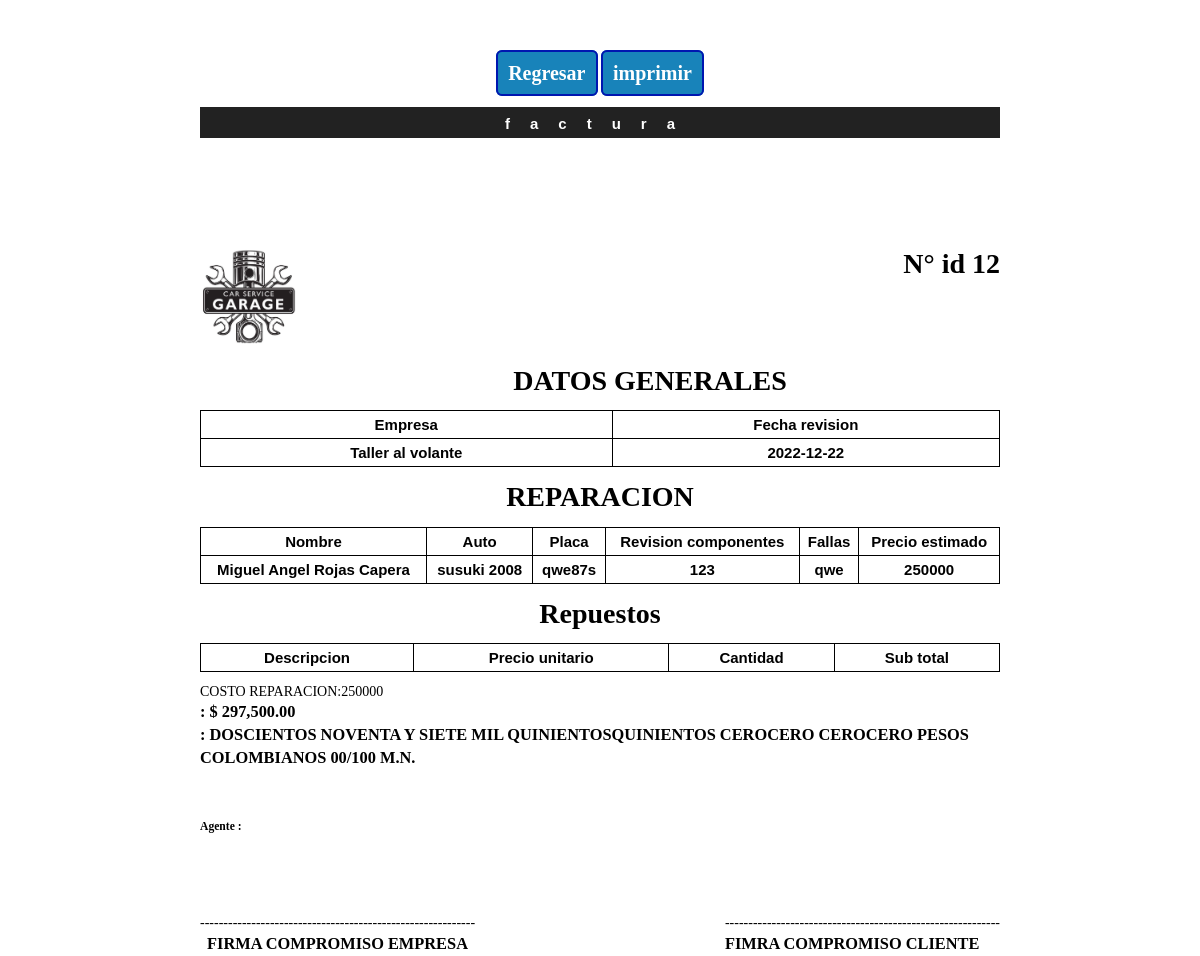
/pagina/boletas_ventas/generar_factura.php?id_reparacion=12, run on the app's committed database.
### tables this page shows
CREATE TABLE `empresa` (
  `id_empresa` int(100) NOT NULL,
  `empresa` varchar(200) NOT NULL,
  `ruc` varchar(100) NOT NULL,
  `direccion` varchar(200) NOT NULL,
  `telefono` varchar(100) NOT NULL,
  `descripcion` varchar(2000) NOT NULL,
  `imagen` varchar(2000) NOT NULL,
  `correo` varchar(200) NOT NULL,
  `simbolo_moneda` varchar(200) NOT NULL,
  `impuesto` float NOT NULL,
  `tipo_moneda` varchar(200) NOT NULL
);

CREATE TABLE `reparacion` (
  `id_reparacion` int(200) NOT NULL,
  `id_marca` int(200) NOT NULL,
  `id_modelo` int(200) NOT NULL,
  `id_usuario` int(200) NOT NULL,
  `placa` varchar(200) NOT NULL,
  `codigo_registro` varchar(200) NOT NULL,
  `fallas` varchar(8000) NOT NULL,
  `revision_componentes` varchar(8000) NOT NULL,
  `fecha_estimada` date NOT NULL,
  `hora_reparacion` varchar(8000) NOT NULL,
  `cliente` int(200) NOT NULL,
  `fecha_registro` date NOT NULL,
  `precio_estimado` float NOT NULL,
  `tipo_comprobante` varchar(200) NOT NULL,
  `estado_reparacion` varchar(200) NOT NULL
);

CREATE TABLE `clientes` (
  `id_cliente` int(200) NOT NULL,
  `nombre` varchar(200) NOT NULL,
  `documento` varchar(200) NOT NULL,
  `telefono` varchar(200) NOT NULL,
  `correo` varchar(200) NOT NULL,
  `estado` char(1) NOT NULL
);

CREATE TABLE `marca` (
  `id_marca` int(200) NOT NULL,
  `nombre_marca` varchar(200) NOT NULL,
  `estado` varchar(200) NOT NULL
);

CREATE TABLE `modelo` (
  `id_modelo` int(200) NOT NULL,
  `nombre_modelo` varchar(200) NOT NULL,
  `id_marca` int(200) NOT NULL,
  `estado` varchar(200) NOT NULL
);

### pagina/boletas_ventas/ajax/Letras.php (called while the page is built, shortened)
<?php
class EnLetras
{
  var $Void = "";
  var $SP = " ";
  var $Dot = ".";
  var $Zero = "0";
  var $Neg = "Menos";
function ValorEnLetras($x, $Moneda )
{
    $s="";
    $Ent="";
    $Frc="";
    $Signo="";
    if(floatVal($x) < 0)
     $Signo = $this->Neg . " ";
    else
     $Signo = "";
    if(intval(number_format($x,2,'.','') )!=$x)
      $s = number_format($x,2,'.','');
    else
      $s = number_format($x,2,'.','');
    $Pto = strpos($s, $this->Dot);
    if ($Pto === false)
    {
      $Ent = $s;
      $Frc = $this->Void;
    }
    else
    {
      $Ent = substr($s, 0, $Pto );
      $Frc =  substr($s, $Pto+1);
    }
    if($Ent == $this->Zero || $Ent == $this->Void)
       $s = "Cero ";
    elseif( strlen($Ent) > 7)
    {
       $s = $this->SubValLetra(intval( substr($Ent, 0,  strlen($Ent) - 6))) .
             "Millones " . $this->SubValLetra(intval(substr($Ent,-6, 6)));
    }
    else
    {
      $s = $this->SubValLetra(intval($Ent));
    }
    $s = $s . $Moneda;
    if($Frc != $this->Void)
    {
       $s = $s . " " . $Frc. "/100";
    }
    return ($Signo . $s . " M.N.");
}
function SubValLetra($numero)
{
    $Rtn ="";
    $x = trim("$numero");
    $n = strlen($x);
    $i = $n;
    while( $i > 0)
    {
       $Tem = $this->Parte(intval(substr($x, $n - $i, 1).
                           str_repeat($this->Zero, $i - 1 )));
       If( $Tem != "Cero" )
          $Rtn .= $Tem . $this->SP;
       $i = $i - 1;
    }
    $Rtn=str_replace(" Mil Mil", " Un Mil", $Rtn );
    while(1)
    {
       $Ptr = strpos($Rtn, "Mil ");
       If(!($Ptr===false))
       {
          If(! (strpos($Rtn, "Mil ",$Ptr + 1) === false ))
            $this->ReplaceStringFrom($Rtn, "Mil ", "", $Ptr);
          Else
           break;
       }
       else break;
    }
    $Ptr = -1;
    do{
       $Ptr = strpos($Rtn, "Cien ", $Ptr+1);
    }while(!($Ptr === false));
    $Rtn=str_replace("Diez Un", "Once", $Rtn );
    $Rtn=str_replace("Diez Dos", "Doce", $Rtn );
    $Rtn=str_replace("Diez Tres", "Trece", $Rtn );
    $Rtn=str_replace("Diez Cuatro", "Catorce", $Rtn );
    $Rtn=str_replace("Diez Cinco", "Quince", $Rtn );
    $Rtn=str_replace("Diez Seis", "Dieciseis", $Rtn );
    $Rtn=str_replace("Diez Siete", "Diecisiete", $Rtn );
    $Rtn=str_replace("Diez Ocho", "Dieciocho", $Rtn );
    $Rtn=str_replace("Diez Nueve", "Diecinueve", $Rtn );
    $Rtn=str_replace("Veinte Un", "Veintiun", $Rtn );
    $Rtn=str_replace("Veinte Dos", "Veintidos", $Rtn );
    $Rtn=str_replace("Veinte Tres", "Veintitres", $Rtn );
    $Rtn=str_replace("Veinte Cuatro", "Veinticuatro", $Rtn );
    $Rtn=str_replace("Veinte Cinco", "Veinticinco", $Rtn );
    $Rtn=str_replace("Veinte Seis", "Veintiseís", $Rtn );
    $Rtn=str_replace("Veinte Siete", "Veintisiete", $Rtn );
    $Rtn=str_replace("Veinte Ocho", "Veintiocho", $Rtn );
    $Rtn=str_replace("Veinte Nueve", "Veintinueve", $Rtn );
    for($i=65; $i<=88; $i++)
    {
      If($i != 77)
         $Rtn=str_replace("a " . Chr($i), "* y " . Chr($i), $Rtn);
    }
    $Rtn=str_replace("*", "a" , $Rtn);
    return($Rtn);
}
function Parte($x)
{
    $t='';
    $i='';
    Do
    {
      switch($x)
      {
         Case 0:  $t = "Cero";break;
         Case 7:  $t = "Siete";break;
         Case 90: $t = "Noventa";break;
         Case 200: $t = "Doscientos";break;
         Case 500: $t = "Quinientos";break;
      }
      If($t == $this->Void)
      {
        $i = $i + 1;
        $x = $x / 1000;
      }
      else
         break;
    }while($i != 0);
    $Rtn = $t;
    Switch($i)
    {
       Case 1: $t = " Mil";break;
    }
    return($Rtn . $t);
}
}
?>

### pagina/boletas_ventas/generar_factura.php (the view, shortened to what this page needs)
<!DOCTYPE html PUBLIC "-//W3C//DTD XHTML 1.0 Transitional//EN" "http://www.w3.org/TR/xhtml1/DTD/xhtml1-transitional.dtd">
<html xmlns="http://www.w3.org/1999/xhtml">
<head>
  <link rel='stylesheet' type='text/css' href='../layout/css/style.css' />
  <link rel='stylesheet' type='text/css' href='../layout/css/print.css' media="print" />
</head>
<body>
  <?php
      if(isset($_REQUEST['id_reparacion']))
            {
              $id_reparacion=$_REQUEST['id_reparacion'];
            }
            else
            {
            $id_reparacion=$_POST['id_reparacion'];
          }
           include ('../layout/dbcon.php');
require_once "ajax/Letras.php";
$nombre_cliente="";
$auto="";
    $query3=mysqli_query($con,"select * from reparacion r inner join marca m on m.id_marca = r.id_marca inner join modelo md on md.id_modelo = r.id_modelo inner join clientes c on c.id_cliente = r.cliente where r.id_reparacion= '$id_reparacion' ")or die(mysqli_error($con));
   while($row3=mysqli_fetch_array($query3)){
$auto=$row3['nombre_marca'].'  '.$row3['nombre_modelo'];
         $placa=$row3['placa'];
          $fecha_estimada=$row3['fecha_estimada'];
$nombre_cliente=$row3['nombre'];
$precio_estimado=$row3['precio_estimado'];
$revision_componentes=$row3['revision_componentes'];
$fallas=$row3['fallas'];
      }
       $query11=mysqli_query($con,"select * from empresa ")or die(mysqli_error($con));
   while($row11=mysqli_fetch_array($query11)){
        $empresa=$row11['empresa'];
 $impuesto_producto=$row11['impuesto'];
  $simbolo_moneda=$row11['simbolo_moneda'];
    $tipo_moneda=$row11['tipo_moneda'];
     $imagen=$row11['imagen'];
      }
      $sum=0;
       $sum=$sum+$precio_estimado+($precio_estimado*$impuesto_producto/100);
 $V=new EnLetras();
 $con_letra=strtoupper($V->ValorEnLetras($sum,$tipo_moneda));
?>
   <br>
       <center>
    <br>
   <br>
    <a class = "btn btn-success btn-print" style="    text-decoration: none;
    padding: 10px;
    font-weight: 600;
    font-size: 20px;
    color: #ffffff;
    background-color: #1883ba;
    border-radius: 6px;
    border: 2px solid #0016b0; " href = "../reparacion/reparacion.php" ><i class ="glyphicon glyphicon-print"></i>Regresar</a>
<a class = "btn btn-success btn-print" style="    text-decoration: none;
    padding: 10px;
    font-weight: 600;
    font-size: 20px;
    color: #ffffff;
    background-color: #1883ba;
    border-radius: 6px;
    border: 2px solid #0016b0; " href = "" onclick = "window.print()"><i class ="glyphicon glyphicon-print"></i> imprimir </a>
  </center>
  <div id="page-wrap">
    <textarea id="header">factura</textarea>
    <div id="identity">
                            <br>
   <br>
      <br>
    <div id="identity">
            <div id="logo">
            </div>
    </div>
    <div class="container">
   <div class="left">
   <img id="image" src="../configuracion/images/<?php echo $imagen;?>" alt="logo" width="100" height="100" /><br /><br />
       </div>
   <div class="right">
     <div id="customer">
<h1>N° id <?php echo $id_reparacion;?> </h1>
     </div>
       </div>
   </div>
<br><br><br><br><br><br>
<center><h1> DATOS GENERALES</h1></center>
             <table id="header3"  style="width:100%" >
                 <tr>
                      <td>Empresa</td>
    <td>Fecha revision</td>
                 </tr>
                 <tr>
    <td><?php echo $empresa;?></td>
<td><?php echo $fecha_estimada;?></td>
                 </tr>
             </table>
<center><h1> REPARACION </h1></center>
             <table id="header3"  style="width:100%" >
                 <tr>
                      <td>Nombre</td>
                           <td >Auto </td>
                   <td >Placa </td>
                      <td >Revision componentes </td>
                   <td >Fallas </td>
                   <td>Precio estimado</td>
                 </tr>
                 <tr>
                     <td class="meta-head"><?php echo $nombre_cliente;?></td>
                               <td class="meta-head"><?php echo $auto;?></td>
                      <td class="meta-head"><?php echo $placa;?></td>
                         <td><?php echo $revision_componentes;?></td>
                             <td><?php echo $fallas;?></td>
                   <td><?php echo $precio_estimado;?></td>
                 </tr>
             </table>
<center><h1> Repuestos</h1></center>
                                    <table id="header3" style="width:100%"  >
                    <thead>
                      <tr>
<th> Descripcion </th>
<th> Precio unitario </th>
<th> Cantidad </th>
    <th>Sub total</th>
                      </tr>
                    </thead>
                  </table>
  COSTO REPARACION:<?php echo $precio_estimado;?>
    <div class="container">
   <div class="right">
    <h3>: <?php echo $simbolo_moneda;?> <?php echo number_format($sum,2);?></h3>
 <h3>: <?php echo $con_letra;?> </h3>
       </div>
    </div>
<br><br><br><br><br><br>
  <H5>Agente : <?php echo '';?></H5>
    <div >
<br><br><br><br>
    <div class="container">
   <div class="left">
<CENTER>
-----------------------------------------------------------<br />
   <h3>FIRMA COMPROMISO EMPRESA</h3>
   </CENTER>
       </div>
   <div class="right">
-----------------------------------------------------------<br />
    <h3>FIMRA COMPROMISO CLIENTE</h3>
       </div>
    </div>
  </div>
</body>
</html>

### pagina/layout/css/style.css (style rules this page uses)
* { margin: 0; padding: 0; }
body { font: 14px/1.4 Georgia, serif; }
#page-wrap { width: 800px; margin: 0 auto; }
textarea { border: 0; font: 14px Georgia, Serif; overflow: hidden; resize: none; }
table { border-collapse: collapse; }
table td, table th { border: 1px solid black; padding: 5px; }
#header { height: 15px; width: 100%; margin: 20px 0; background: #222; text-align: center; color: white; font: bold 15px Helvetica, Sans-Serif; text-decoration: uppercase; letter-spacing: 20px; padding: 8px 0px; }
#customer { overflow: hidden; }
#header3 { border: 20px; height: 15px; margin: 10px 0; text-align: center; color: black; font: bold 20px Helvetica, Sans-Serif; text-decoration: uppercase; padding: 8px 0px; }
#logo { text-align: right; float: right; position: relative; margin-top: 25px; border: 1px solid #fff; max-width: 540px; max-height: 100px; overflow: hidden; }

### pagina/boletas_ventas/generar_factura.php (style rules this page uses)
.left { float: left; }
.right { float: right; }
th, td { font-size: 15px; text-align: center; }

### data on the page
empresa: imagen (picture), empresa "Taller al volante", simbolo_moneda "$"
reparacion: fecha_estimada "2022-12-22", clientes.nombre "Miguel Angel Rojas Capera", id_marca.nombre_modelo "susuki 2008", placa "qwe87s", revision_componentes "123", fallas "qwe", precio_estimado "250000", precio_estimado.impuesto "297,500.00", precio_estimado.tipo_moneda "DOSCIENTOS NOVENTA Y SIETE MIL QUINIENTOSQUINIENTOS CEROCERO CEROCERO PESOS COLOMBIANOS 00/100 M.N."

### other printed values
$id_reparacion "12"
